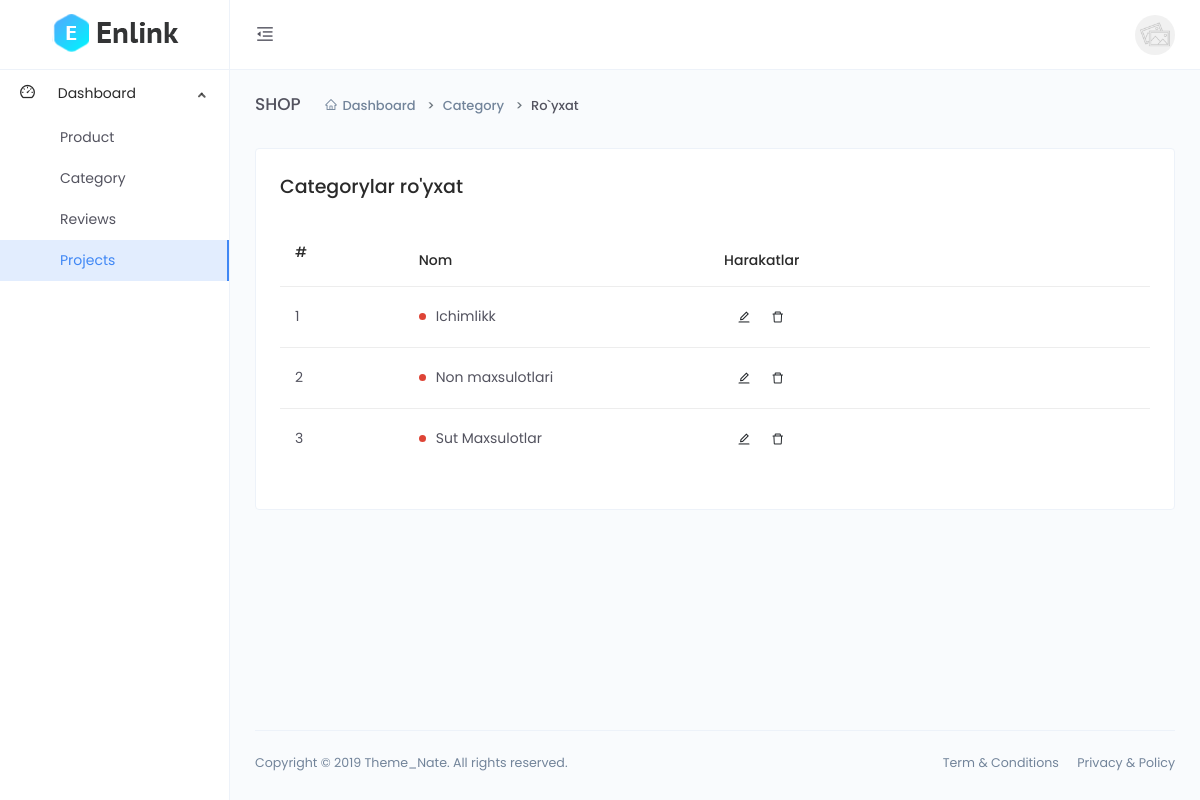
Screenshot of /category-list with the database file from the repository.
### main/models.py (models this page shows)
class Category(models.Model):
    name = models.CharField(max_length=255, unique=True)

### main/dashboard/views.py (the view)
# urls.py: path('category-list', views.category_list, name='category_list'),
def category_list(request):
        queryset = models.Category.objects.all()
        context = {
            'queryset':queryset
            }
        return render(request, 'dashboard/category/list.html', context)

### templates/dashboard/category/list.html (shortened to what this page needs)
{% extends 'dashboard/base.html' %}
{% block content %}
<div class="main-content">
    <div class="page-header">
        <h2 class="header-title">SHOP</h2>
        <div class="header-sub-title">
            <nav class="breadcrumb breadcrumb-dash">
                <a href="#" class="breadcrumb-item"><i class="anticon anticon-home m-r-5"></i>Dashboard</a>
                <a class="breadcrumb-item" href="#">Category</a>
                <span class="breadcrumb-item active">Ro`yxat</span>
            </nav>
        </div>
    </div>
    <div class="card">
        <div class="card-body">
            <h4>Categorylar ro'yxat</h4>
            <div class="m-t-25">
                <div class="table-responsive">
                    <table class="table">
                        <thead>
                            <tr role="row">
                                <th class="sorting" tabindex="0" aria-controls="DataTables_Table_0" rowspan="1" colspan="1" aria-label=": activate to sort column ascending" style="width: 53.8906px;">
                                    <div class="checkbox">
                                        <label for="checkAll"> #</label>
                                    </div>
                                </th>
                                <th class="sorting" tabindex="0" aria-controls="DataTables_Table_0" rowspan="1" colspan="1" aria-label="ID: activate to sort column ascending" style="width: 55.8438px;">Nom</th>
                                <th class="sorting" tabindex="0" aria-controls="DataTables_Table_0" rowspan="1" colspan="1" aria-label="Customer: activate to sort column ascending" style="width: 191.938px;">Harakatlar</th>
                            </tr>
                        </thead>
                        <tbody>
                            {% for q in queryset %}
                            <tr role="row" class="odd">
                                <td>{{forloop.counter}}</td>
                                <td class="sorting_1">
                                    <div class="d-flex align-items-center">
                                        <div class="badge badge-danger badge-dot m-r-10"></div>
                                        <div>{{q.name}}</div>
                                    </div>
                                </td>
                                <td class="text-left">
                                    <div style="margin-left: 5px;">
                                        <a href="{% url 'dashboard:category_update' q.id %}">
                                        <button class="btn btn-icon btn-hover btn-sm btn-rounded">
                                            <i class="anticon anticon-edit"></i>
                                        </button>
                                        <button class="btn btn-icon btn-hover btn-sm btn-rounded">
                                            <i class="anticon anticon-delete"></i>
                                        </button>
                                    </div>
                                </td>
                            </tr>
                            {% endfor %}
                        </tbody>
                    </table>
                </div>
            </div>
        </div>
    </div>
</div>
{% endblock %}

### rows the page displays
Category: name "Ichimlikk"
Category: name "Non maxsulotlari"
Category: name "Sut Maxsulotlar"
